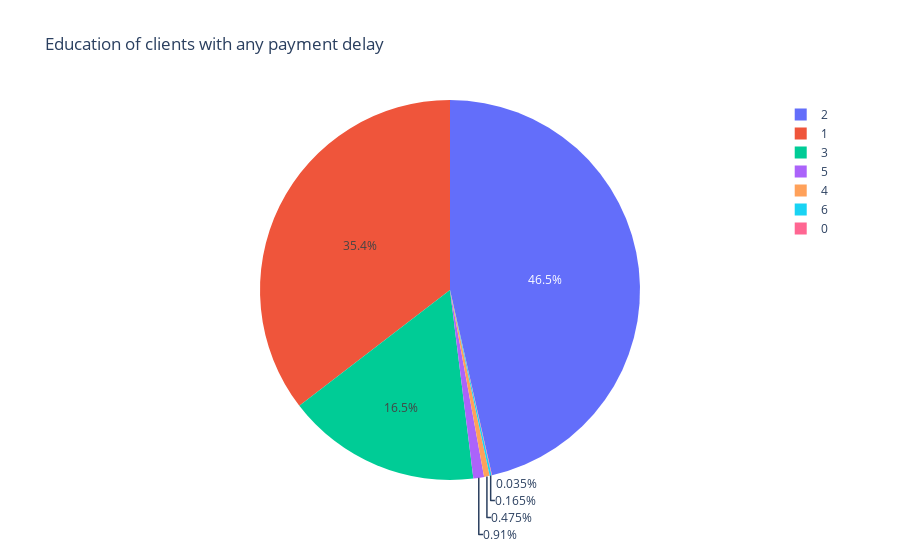

Notebook source saved alongside this figure:
### Markdown cell above
> Much as the insights from Q1 showed, the majority of defaulters and in this case the share of clients that ever had any payment delay, consists of university graduates (48.1%). It is evident that cleints with the two highest levels of education (graduate school and university) represent the majority (80.2%) of clients that ever had any payment delays on their credit. Looking more closely at the distribution of these two levels of education amongst all clients revealed that they do infact make up the greatest share of the clientele in the dataset in the first place (university 46.5%, graduate school 35.4%, see hidden cell below). More intrestingly however is the highschool class which in the entire dataset represented 16.5% whilst they represented 19.1% in the dataframe filtered for clients with any payment delays.

### Code cell
fig4 = px.pie(train_macrotable.groupby('EDUCATION').count().reset_index(), 
              values= 'ID',
              names='EDUCATION',
              labels= 'EDUCATION',
              title= 'Education of clients with any payment delay'
             )
fig4.show()

### Figure 1 — Plotly figure (JSON) as saved in the notebook; plotly's stock layout.template omitted (floating-point values rounded to 4 significant figures)
{"data": [{"domain": {"x": [0, 1], "y": [0, 1]}, "hovertemplate": "EDUCATION=%{label}<br>ID=%{value}<extra></extra>", "labels": [0, 1, 2, 3, 4, 5, 6], "legendgroup": "", "name": "", "showlegend": true, "type": "pie", "values": [7, 7085, 9290, 3308, 95, 182, 33]}], "layout": {"autosize": true, "legend": {"tracegroupgap": 0}, "title": {"text": "Education of clients with any payment delay"}}}
